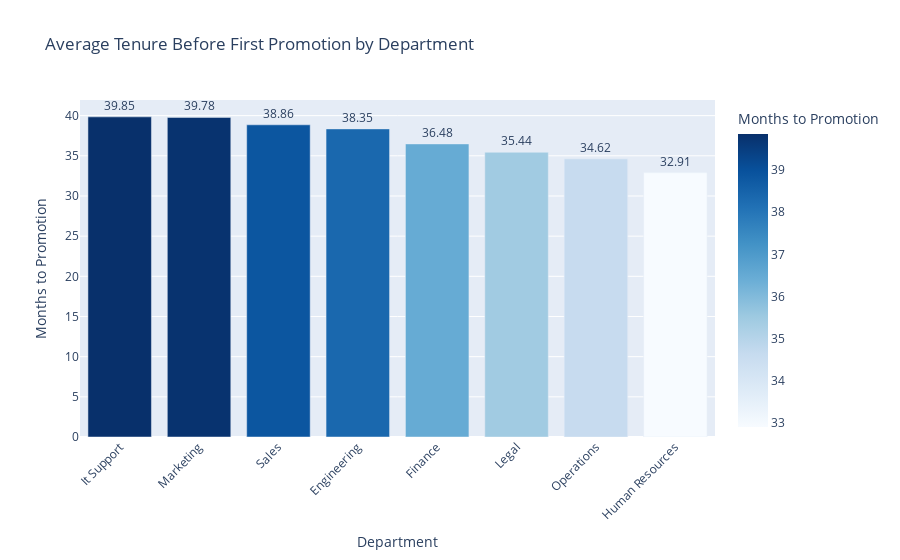

Notebook code cell kept with this figure:
### Code cell
fig_deptpro = px.bar(
    dept_promo_stats,
    x="department_name",
    y="months_to_promotion",
    text="months_to_promotion",
    color="months_to_promotion",
    title="Average Tenure Before First Promotion by Department",
    labels={"department_name": "Department", "months_to_promotion": "Months to Promotion"},
    color_continuous_scale="Blues"
)
fig_deptpro.update_traces(textposition="outside")
fig_deptpro.update_layout(xaxis_tickangle=-45)
fig_deptpro.show()

### Figure 1 — Plotly figure (JSON) as saved in the notebook; plotly's stock layout.template omitted (floating-point values rounded to 4 significant figures)
{"data": [{"hovertemplate": "Department=%{x}<br>Months to Promotion=%{marker.color}<extra></extra>", "legendgroup": "", "marker": {"color": [39.85, 39.78, 38.86, 38.35, 36.48, 35.44, 34.62, 32.91], "coloraxis": "coloraxis", "pattern": {"shape": ""}}, "name": "", "orientation": "v", "showlegend": false, "text": [39.85, 39.78, 38.86, 38.35, 36.48, 35.44, 34.62, 32.91], "textposition": "outside", "type": "bar", "x": ["It Support", "Marketing", "Sales", "Engineering", "Finance", "Legal", "Operations", "Human Resources"], "xaxis": "x", "y": [39.85, 39.78, 38.86, 38.35, 36.48, 35.44, 34.62, 32.91], "yaxis": "y"}], "layout": {"barmode": "relative", "coloraxis": {"colorbar": {"title": {"text": "Months to Promotion"}}, "colorscale": [[0, "rgb(247,251,255)"], [0.125, "rgb(222,235,247)"], [0.25, "rgb(198,219,239)"], [0.375, "rgb(158,202,225)"], [0.5, "rgb(107,174,214)"], [0.625, "rgb(66,146,198)"], [0.75, "rgb(33,113,181)"], [0.875, "rgb(8,81,156)"], [1, "rgb(8,48,107)"]]}, "legend": {"tracegroupgap": 0}, "title": {"text": "Average Tenure Before First Promotion by Department"}, "xaxis": {"anchor": "y", "domain": [0, 1], "tickangle": -45, "title": {"text": "Department"}}, "yaxis": {"anchor": "x", "domain": [0, 1], "title": {"text": "Months to Promotion"}}}}
